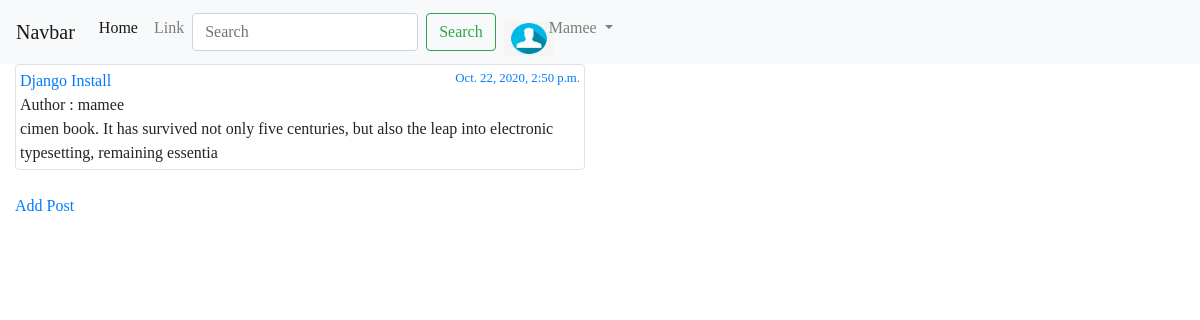
The app's page / (signed in) with its own data.
### blog/models.py (models this page shows, shortened)
class Post(models.Model):
	STATUS_CHOICES = (
		('draft','Draft'),
		('publshed','Publshed'),
		)
	title   = models.CharField(max_length=220)
	content = models.TextField(max_length=1000, blank=True)
	slug    = models.SlugField(max_length=120)
	author  = models.ForeignKey(User,related_name='blog_post', on_delete=models.CASCADE)
	likes   = models.ManyToManyField(User, related_name='likes',blank=True )
	created = models.DateTimeField(auto_now_add=True)
	updated = models.DateTimeField(auto_now=True)
	status  = models.CharField(max_length=10, choices=STATUS_CHOICES, default='draft')
	def get_absolute_url(self):
		return reverse('blog:detail_post', args=[self.slug])

### blog/views.py (the view)
# urls.py: path('',all_list,name='all_list'),
def all_list(request):
	all_list = Post.objects.all()
	return render(request,'post/post_list.html',{'all_list':all_list})

### blog/templates/post/post_list.html
{% extends "main.html" %}
{% block body %}
    <div class="row">
        {% for list in all_list %}
		        <div class="col-md-6">
		            <div class="img-thumbnail">
		                <a href="{{ list.get_absolute_url}}">{{list.title}}<small style="float: right;">{{list.created}}</small></a><br>
		                Author : {{list.author}}<br>
		                {{list.content}}
		            </div>
		            <br>
		        </div>
        {% endfor %}
	</div>
	<a href="{% url 'blog:post_create' %}">Add Post</a>
{% endblock body%}

### templates/main.html (shortened to what this page needs)
{% load static %}
<!doctype html>
<html lang="en">
  <head>
    <link rel="stylesheet" href="https://cdn.jsdelivr.net/npm/bootstrap@4.5.3/dist/css/bootstrap.min.css">
<link rel="stylesheet" href="{% static 'blog/css/style.css' %}">
  </head>
  <body>
 {% include 'navbar.html' %}
<div class="container-fluid">
        {% block body %}
        {% endblock body%}
</div>
  </body>
</html>

### templates/navbar.html (shortened to what this page needs)
     {% load static %}
       <nav class="navbar navbar-expand-lg navbar-light bg-light">
  <a class="navbar-brand" href="#">Navbar</a>
  <div class="collapse navbar-collapse" id="navbarSupportedContent">
    <ul class="navbar-nav mr-auto">
      <li class="nav-item active">
        <a class="nav-link" href="#">Home <span class="sr-only">(current)</span></a>
      </li>
      <li class="nav-item">
        <a class="nav-link" href="#">Link</a>
      </li>
      <form class="form-inline my-2 my-lg-0">
      <input class="form-control mr-sm-2" type="search" placeholder="Search" aria-label="Search">
      <button class="btn btn-outline-success my-2 my-sm-0" type="submit">Search</button>
    </form>
<ul class="navbar-nav">
    {% if request.user.is_authenticated %}
     <li class="nav-item dropdown">
          <a class="nav-link dropdown-toggle" href="#" id="navbarDropdown" role="button" data-toggle="dropdown" aria-haspopup="true" aria-expanded="false">
            {% if  profile.photo %}
            <img src="{{ profile.photo.url }}" class="navbar-img"/>
            {% else %}
            <img src="{% static 'blog/img/download.png' %}" class="navbar-img"/>
            {% endif %}
           {{ request.user|capfirst }}
          </a>
      </li>
      {% endif %}
</ul>
  </div>
</nav>

### static/blog/css/style.css (style rules this page uses)
html { position: relative; min-height: 100%; }
body { font-family: 'Lucida Casaul', 'Comic Sans MS'; }
.navbar-nav img { width: 50px; height: 35px; float: left; background-size: auto 100%; margin-right: -5px; margin-top: 5px; }

### records on screen
Post: title "Django Install", created "Oct. 22, 2020, 2:50 p.m.", author "mamee", content "cimen book. It has survived not only five centuries, but also the leap into electronic typesetting, remaining essentia"

### other values on screen
{{ request.user|capfirst }} "Mamee"
